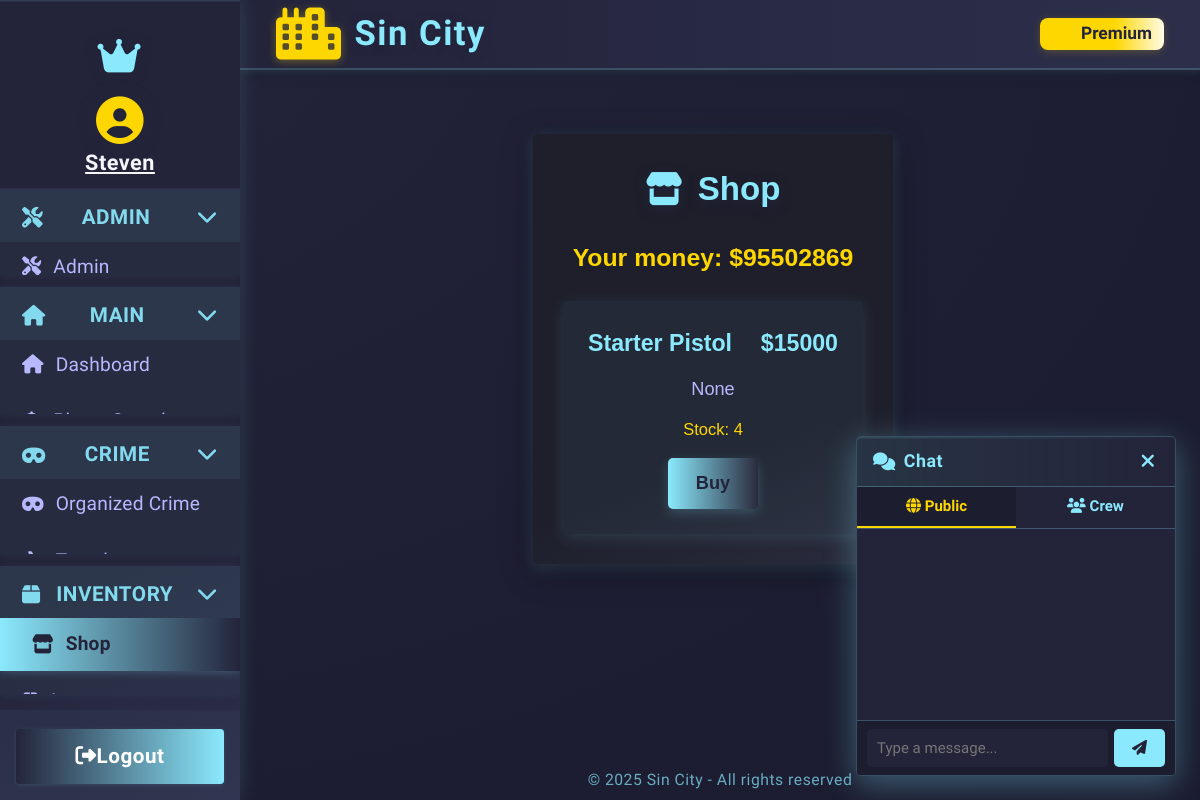
Before: /shop (signed in) with the older database file.
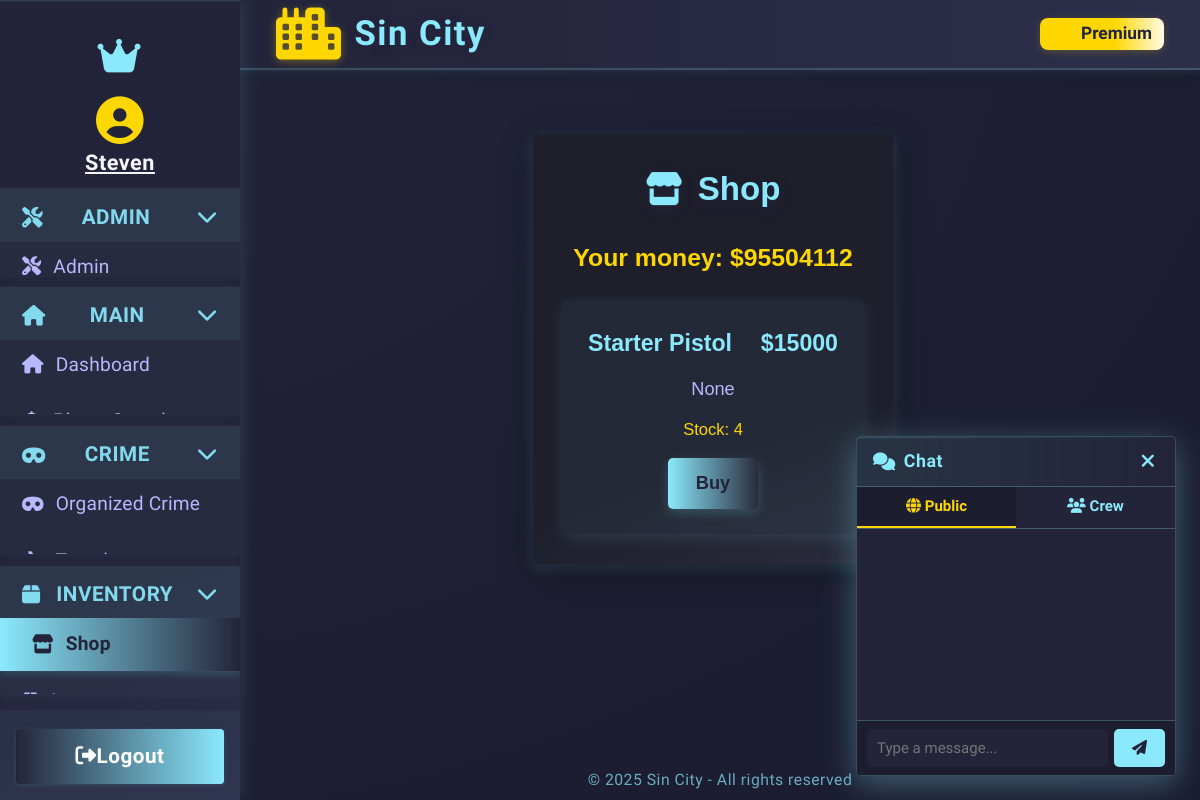
After: the same page with the newer database file.
### app.py (models this page shows)
class Character(db.Model):
    __tablename__ = 'character'
    id = db.Column(db.Integer, primary_key=True)
    user_id = db.Column(db.Integer, db.ForeignKey('user.id'), nullable=True)
    user = db.relationship('User', backref='linked_character', foreign_keys=[user_id])
    name = db.Column(db.String(12), nullable=False)
    health = db.Column(db.Integer, default=100)
    money = db.Column(db.Integer, default=250)
    level = db.Column(db.Integer, default=1)
    xp = db.Column(db.Integer, default=0)
    last_crime_time = db.Column(db.DateTime, nullable=True)
    last_travel_time = db.Column(db.DateTime, nullable=True)
    city = db.Column(db.String(64), default="New York")
    gun_id = db.Column(db.Integer, db.ForeignKey('shop_item.id'))
    gun = db.relationship('ShopItem', foreign_keys=[gun_id])
    crime_group_id = db.Column(db.Integer, db.ForeignKey('organized_crime.id'))
    crime_group = db.relationship("OrganizedCrime", back_populates="members", foreign_keys=[crime_group_id])
    master_id = db.Column(db.Integer, db.ForeignKey('user.id'))
    earn_streak = db.Column(db.Integer, default=0)
    last_earned = db.Column(db.DateTime, nullable=True)
    is_alive = db.Column(db.Boolean, default=True)
    profile_image = db.Column(db.String(255), nullable=True)
    crew = db.Column(db.Integer, db.ForeignKey('crew.id'), nullable=True)
    crew_id = db.Column(db.Integer, db.ForeignKey('crew.id'))
    linked_user = db.relationship('User', foreign_keys=[user_id])
    crew = db.relationship('Crew', backref='characters')

### app.py (the view, shortened to what this page needs)
@app.route('/shop', methods=['GET', 'POST'])
@login_required
def shop():
    items = ShopItem.query.all()
    message = None
    character = Character.query.filter_by(master_id=current_user.id, is_alive=True).first()
    return render_template('shop.html', items=items, message=message, character=character)

### app.py (called while the page is built)
@app.context_processor
def inject_user():
    return dict(user=current_user)

@app.before_request
def update_last_seen():
    if current_user.is_authenticated:
        now = datetime.utcnow()
        if not current_user.last_seen or (now - current_user.last_seen).seconds > 1:
            current_user.last_seen = now
            db.session.commit()

@app.before_request
def enable_sqlite_fk():
    if db.engine.url.drivername == 'sqlite':
        with db.engine.connect() as conn:
            conn.execute(db.text("PRAGMA foreign_keys=ON"))

@app.before_request
def check_character_alive():
    if current_user.is_authenticated:
        char = Character.query.filter_by(master_id=current_user.id).first()
        if not char or not char.is_alive:
            if request.endpoint not in ('create_character', 'logout', 'static'):
                return redirect(url_for('create_character'))

@login_manager.user_loader
def load_user(user_id):
    return db.session.get(User, int(user_id))

### templates/shop.html (shortened to what this page needs)
{% extends "base.html" %}
{% block content %}
<div class="shop-container">
  <div class="shop-title"><i class="fas fa-store"></i> Shop</div>
  <span class="shop-money">Your money: ${{ character.money }}</span>
  <ul class="shop-list">
    {% for item in items %}
    <li class="shop-item">
      <div class="shop-item-header">
        <span class="shop-item-name">{{ item.name }}</span>
        <span class="shop-item-price">${{ item.price }}</span>
      </div>
      <div class="shop-item-desc">{{ item.description }}</div>
      <div class="shop-item-stock">Stock: {{ item.stock }}</div>
      <div class="shop-item-actions">
        {% if item.stock > 0 %}
        <form method="post">
          <button type="submit" class="shop-buy-btn">Buy</button>
        </form>
        {% else %}
        <span class="shop-out">Out of stock</span>
        {% endif %}
      </div>
    </li>
    {% endfor %}
  </ul>
</div>
{% endblock %}

### templates/base.html (shortened to what the changed rows need)
<!DOCTYPE html>
<html lang="en">
<head>
  <link rel="stylesheet" href="https://cdn.jsdelivr.net/npm/bootstrap@4.6.2/dist/css/bootstrap.min.css">
  <link rel="stylesheet" href="https://cdnjs.cloudflare.com/ajax/libs/font-awesome/6.4.2/css/all.min.css">
</head>
<body class="fade-in">
  <div class="layout-root fade-in">
    <div class="sidebar {% if request.endpoint in ['login', 'register'] %}d-none{% endif %}">
      <nav class="sidebar">
        {% if current_user.is_authenticated %}
        <div class="sidebar-user">
          <i id="char-name" class="fas fa-user-circle"></i>
          <a href="{{ url_for('profile', username=current_user.username) }}" style="color:inherit; text-decoration: underline;">
            <strong>{{ current_character.name }}</strong>
          </a>
        </div>
        {% endif %}
      </nav>
    </div>
    <div class="main-area">
      <main class="content-area">
        {% block content %}{% endblock %}
      </main>
    </div>
  </div>
</body>
</html>

Changed rows visible on the page:
changed Character "Steven": money "95502869" → "95504112"
